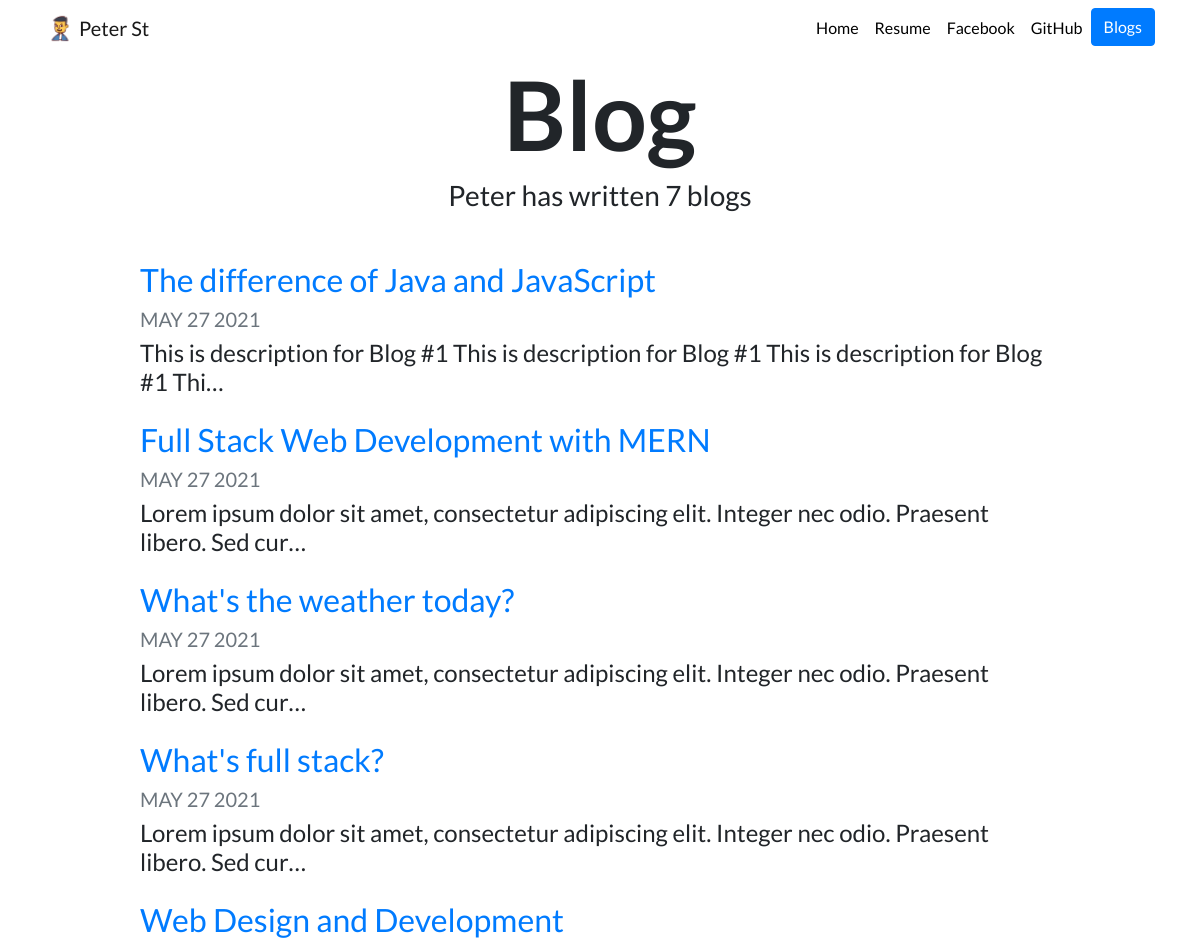
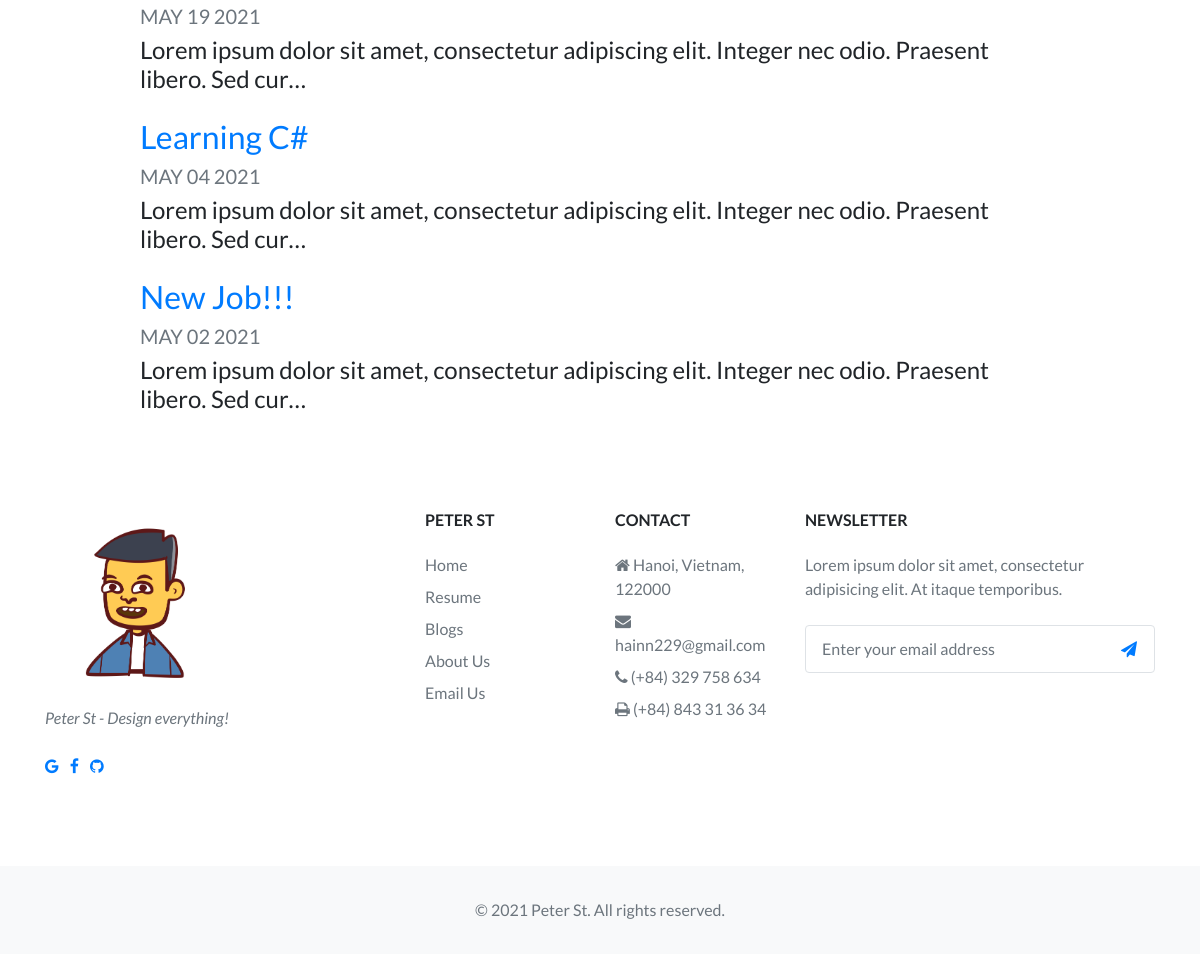
/blog/, run on an earlier commit of the app's database (2 pictures, top to bottom).
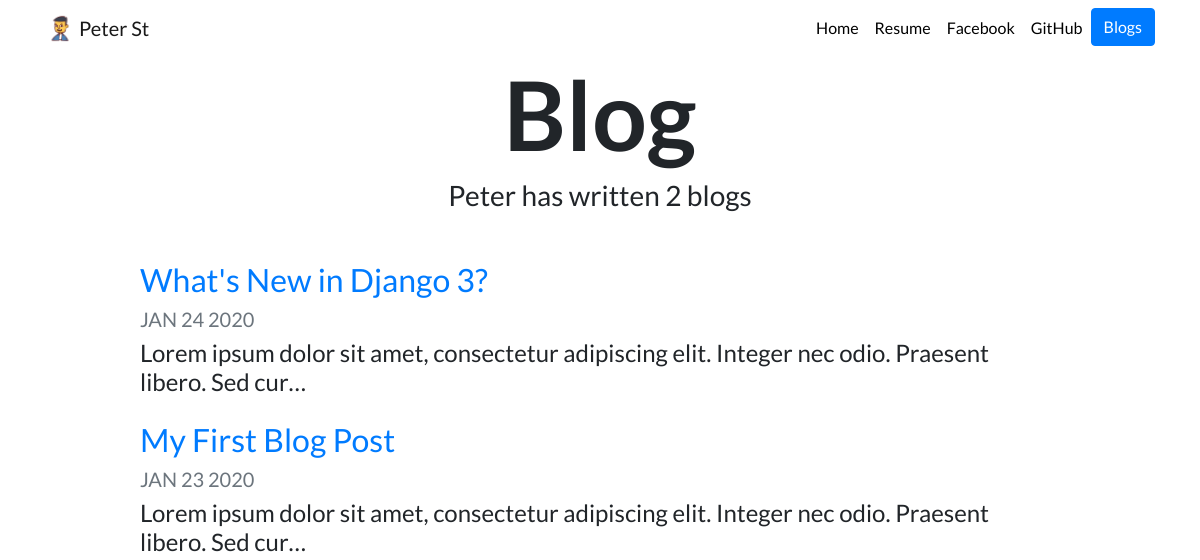
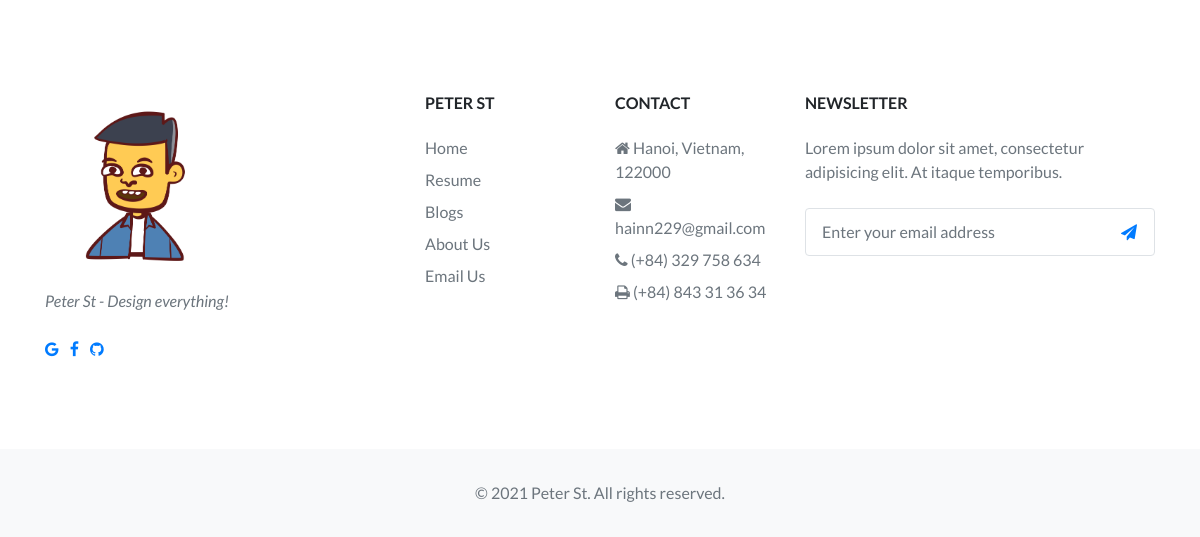
And on a later commit of the database (2 pictures, top to bottom).
### blog/models.py (models this page shows, shortened)
class Blog(models.Model):
    title = models.CharField(max_length=200)
    description = models.TextField()
    date = models.DateField()

### blog/views.py (the view)
# urls.py: path('', views.blogs, name='blogs'),
def blogs(request):
    blogs = Blog.objects.order_by('-date')
    return render(request, 'blog/blogs.html', {'blogs':blogs})

### blog/templates/blog/blogs.html
{% extends "portfolio/base.html" %}
{% load static %}
{% block content %}
<h1 id="blogtitle" class="font-weight-bold text-center">Blog</h1>
<h3 class="text-center mb-5">Peter has written {{ blogs.count }} blog{{ blogs.count|pluralize }}</h3>
{% for blog in blogs %}
<div class="row justify-content-center my-3">
  <div class="col-md-10">
    <a href="{% url 'blog:detail' blog.id %}">
      <h2>{{ blog.title }}</h2>
    </a>
    <h5 class="text-muted">{{ blog.date|date:'M d Y'|upper }}</h5>
    <h4>{{ blog.description|striptags|truncatechars:100 }}</h4>
  </div>
</div>
{% endfor %}
{% endblock %}

### portfolio/templates/portfolio/base.html (shortened to what this page needs)
{% load static %}
<!doctype html>
<html lang="en">
<head>
  <link rel="stylesheet" href="https://stackpath.bootstrapcdn.com/bootstrap/4.4.1/css/bootstrap.min.css">
  <link rel="stylesheet" href="https://stackpath.bootstrapcdn.com/font-awesome/4.7.0/css/font-awesome.min.css">
  <link rel="stylesheet" href="https://code.jquery.com/jquery-3.3.1.slim.min.js">
<link rel="stylesheet" href="https://cdnjs.cloudflare.com/ajax/libs/twitter-bootstrap/4.3.1/js/bootstrap.bundle.min.js">
  <link rel="stylesheet" href="{% static "portfolio/custom.css" %}">
</head>
<body>
  <nav id="topNav" class="navbar navbar-expand-md navbar-light">
    <div class="container">
      <a class="navbar-brand" href="{% url 'home' %}">
        <img src="{% static "portfolio/logo.png" %}" width="30" height="30" class="d-inline-block align-top" alt="Nick's Logo">
        <span>Peter St</span>
      </a>
      <div class="collapse navbar-collapse text-center" id="navbarNav">
        <ul class="navbar-nav ml-auto">
          <li class="nav-item">
            <a class="nav-link" href="/">Home</a>
          </li>
          <li class="nav-item">
            <a class="nav-link" href="{% static "portfolio/resume.pdf" %}">Resume</a>
          </li>
          <li class="nav-item">
            <a class="nav-link" href="https://facebook.com/hainn229" target="_blank">Facebook</a>
          </li>
          <li class="nav-item">
            <a class="nav-link" href="https://github.com/hainn229" target="_blank">GitHub</a>
          </li>
          <li>
            <a role="button" href="{% url 'blog:blogs' %}" class="btn btn-primary">Blogs</a>
          </li>
        </ul>
      </div>
    </div>
  </nav>
  <div class="container">
    {% block content %}{% endblock %}
  </div>
  <footer class="bg-white">
    <div class="container py-5">
      <div class="row py-4">
        <div class="col-lg-4 col-md-6 mb-4 mb-lg-0"><img src="{% static "portfolio/logo.png" %}" alt="" width="180" class="mb-3">
          <p class="font-italic text-muted">Peter St - Design everything!</p>
          <ul class="list-inline mt-4">
            <li class="list-inline-item"><a href="mailto:hainn229@gmail.com?subject=Mail from Peter St Website"  title="google"><i class="fa fa-google"></i></a></li>
            <li class="list-inline-item"><a href="https://facebook.com/hainn229" target="_blank" title="facebook"><i class="fa fa-facebook"></i></a></li>
            <li class="list-inline-item"><a href="https://github.com/hainn229" target="_blank" title="github"><i class="fa fa-github"></i></a></li>
          </ul>
        </div>
        <div class="col-lg-2 col-md-6 mb-4 mb-lg-0">
          <h6 class="text-uppercase font-weight-bold mb-4">Peter St</h6>
          <ul class="list-unstyled mb-0">
            <li class="mb-2"><a href="/" class="text-muted">Home</a></li>
            <li class="mb-2"><a href="{% static "portfolio/resume.pdf" %}" class="text-muted">Resume</a></li>
            <li class="mb-2"><a href="{% url 'blog:blogs' %}" class="text-muted">Blogs</a></li>
            <li class="mb-2"><a href="#" class="text-muted">About Us</a></li>
            <li class="mb-2"><a href="#" class="text-muted">Email Us</a></li>
          </ul>
        </div>
        <div class="col-lg-2 col-md-6 mb-4 mb-lg-0">
          <h6 class="text-uppercase font-weight-bold mb-4">Contact</h6>
          <ul class="list-unstyled mb-0">
            <li class="mb-2"><a href="#" class="text-muted"><i class="fa fa-home"></i> Hanoi, Vietnam, 122000</a></li>
            <li class="mb-2"><a href="#" class="text-muted"><i class="fa fa-envelope"></i>
              hainn229@gmail.com</a></li>
            <li class="mb-2"><a href="#" class="text-muted"><i class="fa fa-phone"></i> (+84) 329 758 634</a></li>
            <li class="mb-2"><a href="#" class="text-muted"><i class="fa fa-print"></i> (+84) 843 31 36 34</a></li>
          </ul>
        </div>
        <div class="col-lg-4 col-md-6 mb-lg-0">
          <h6 class="text-uppercase font-weight-bold mb-4">Newsletter</h6>
          <p class="text-muted mb-4">Lorem ipsum dolor sit amet, consectetur adipisicing elit. At itaque temporibus.</p>
          <div class="p-1 rounded border">
            <div class="input-group">
              <input type="email" placeholder="Enter your email address" aria-describedby="button-addon1" class="form-control border-0 shadow-0">
              <div class="input-group-append">
                <button id="button-addon1" type="submit" class="btn btn-link"><i class="fa fa-paper-plane"></i></button>
              </div>
            </div>
          </div>
        </div>
      </div>
    </div>
    <div class="bg-light py-4">
      <div class="container text-center">
        <p class="text-muted mb-0 py-2">© 2021 Peter St. All rights reserved.</p>
      </div>
    </div>
  </footer>
</body>
</html>

### portfolio/static/portfolio/custom.css (style rules this page uses)
.navbar-nav .nav-link { color: rgba(0, 0, 0, 1) !important; }
body { font-family: "Lato", sans-serif; }
#blogtitle { font-size: 6rem; }

What changed in the data, as far as the page shows it:
removed Blog: title "The difference of Java and JavaScript", date "MAY 27 2021", description "This is description for Blog #1 This is description for Blog #1 This is description for Blog #1 Thi…"
removed Blog: title "Full Stack Web Development with MERN", date "MAY 27 2021", description "Lorem ipsum dolor sit amet, consectetur adipiscing elit. Integer nec odio. Praesent libero. Sed cur…"
removed Blog: title "What's the weather today?", date "MAY 27 2021", description "Lorem ipsum dolor sit amet, consectetur adipiscing elit. Integer nec odio. Praesent libero. Sed cur…"
removed Blog: title "What's full stack?", date "MAY 27 2021", description "Lorem ipsum dolor sit amet, consectetur adipiscing elit. Integer nec odio. Praesent libero. Sed cur…"
removed Blog: title "Web Design and Development", date "MAY 19 2021", description "Lorem ipsum dolor sit amet, consectetur adipiscing elit. Integer nec odio. Praesent libero. Sed cur…"
removed Blog: title "Learning C#", date "MAY 04 2021", description "Lorem ipsum dolor sit amet, consectetur adipiscing elit. Integer nec odio. Praesent libero. Sed cur…"
removed Blog: title "New Job!!!", date "MAY 02 2021", description "Lorem ipsum dolor sit amet, consectetur adipiscing elit. Integer nec odio. Praesent libero. Sed cur…"
added Blog: title "What's New in Django 3?", date "JAN 24 2020", description "Lorem ipsum dolor sit amet, consectetur adipiscing elit. Integer nec odio. Praesent libero. Sed cur…"
added Blog: title "My First Blog Post", date "JAN 23 2020", description "Lorem ipsum dolor sit amet, consectetur adipiscing elit. Integer nec odio. Praesent libero. Sed cur…"
Also different on the page:
{{ blogs.count }}: "7" → "2"
